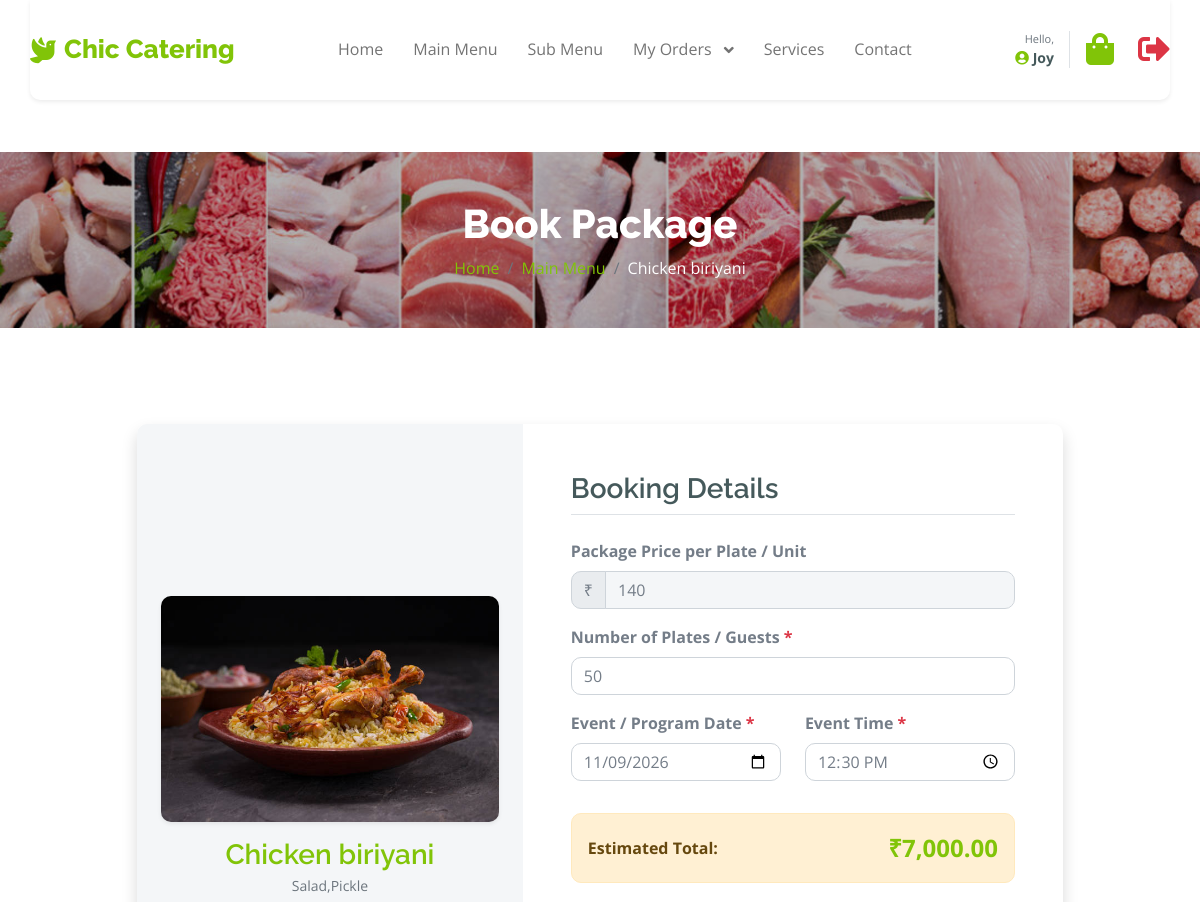
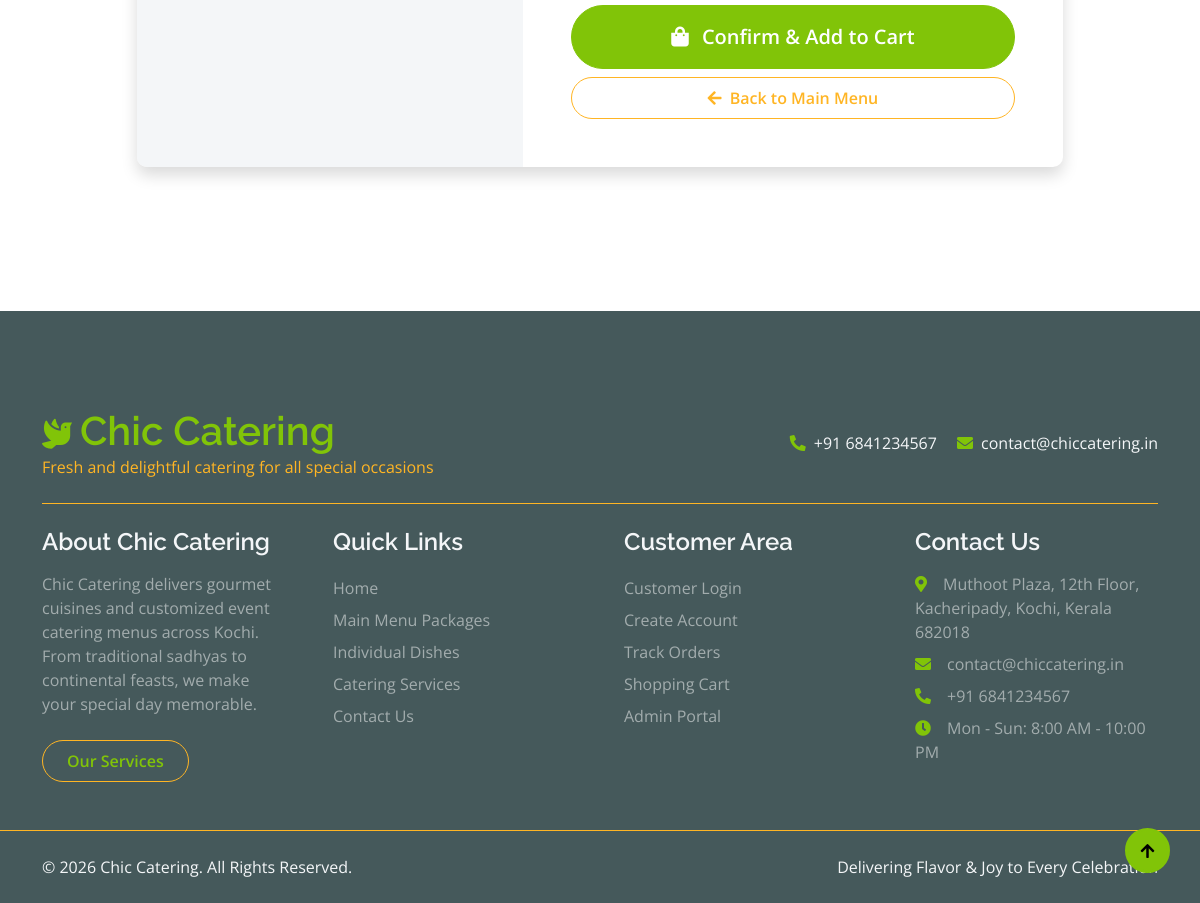
The page /customer/bookingmenu.php?mid=1 (signed in) on the database its author committed (2 pictures, top to bottom).
### tables this page shows
CREATE TABLE `menu` (
  `mid` int NOT NULL AUTO_INCREMENT,
  `mname` varchar(30) NOT NULL,
  `mimage` varchar(100) NOT NULL,
  `mprice` int NOT NULL,
  `description` text NOT NULL,
  `status` int NOT NULL DEFAULT '1',
  PRIMARY KEY (`mid`)
);

### classes/DataAccess.class.php (called while the page is built, shortened)
<?php
class DataAccess
{
	private $_con,$_query,$_errors;
	public function __construct()
	{
		if(!$this->_con=mysqli_connect(DB_HOST,DB_USER,DB_PASSWORD,DB_NAME))
		{
			die("connection Error");
		}
	}
	public function query($query)
	{
		if(isset($query))
		{
			$words=explode(' ',$query);
			$this->_query=$query;
			$res=mysqli_query($this->_con,$this->_query);
			if($words[0]=='select' || $words[0]=='Select' || $words[0]=='SELECT')
			{
				if(mysqli_num_rows($res))
				{
					$dataArr=array();
					while($row=mysqli_fetch_assoc($res))
					{
						$dataArr[] = $row;
					}
					return $dataArr;
				}
				else
				{
					return false;
				}
			}
		}
	}
}
?>

### customer/bookingmenu.php (the view, shortened to what this page needs)
<?php
require('head.php');
$mid = isset($_GET['mid']) ? intval($_GET['mid']) : 0;
$menuData = $dao->query("SELECT * FROM menu WHERE mid = " . $mid);
$menu = $menuData[0];
?>
<div class="container-fluid page-header py-5">
    <h1 class="text-center text-white display-6">Book Package</h1>
    <ol class="breadcrumb justify-content-center mb-0">
        <li class="breadcrumb-item"><a href="index.php">Home</a></li>
        <li class="breadcrumb-item"><a href="menu.php">Main Menu</a></li>
        <li class="breadcrumb-item active text-white"><?= htmlspecialchars($menu["mname"]) ?></li>
    </ol>
</div>
<div class="container-fluid py-5">
    <div class="container py-5">
        <div class="row justify-content-center">
            <div class="col-lg-10">
                <div class="card shadow border-0 rounded overflow-hidden">
                    <div class="row g-0">
                        <div class="col-md-5 bg-light d-flex flex-column align-items-center justify-content-center p-4">
                            <img src="<?= BASE_URL . 'menu_images/' . htmlspecialchars($menu['mimage']); ?>" class="img-fluid rounded shadow-sm mb-3" style="max-height: 300px; width: 100%; object-fit: cover;" alt="<?= htmlspecialchars($menu['mname']) ?>" />
                            <div class="text-center">
                                <h3 class="text-primary mb-1"><?= htmlspecialchars($menu["mname"]) ?></h3>
                                <p class="text-muted small mb-0"><?= htmlspecialchars($menu["description"]) ?></p>
                            </div>
                        </div>
                        <div class="col-md-7 p-4 p-lg-5">
                            <h3 class="mb-4 pb-2 border-bottom">Booking Details</h3>
                            <form action="" method="POST">
                                <div class="mb-3">
                                    <label for="price_display" class="form-label fw-bold">Package Price per Plate / Unit</label>
                                    <div class="input-group">
                                        <span class="input-group-text">₹</span>
                                        <input type="text" id="price_display" class="form-control bg-light" value="<?= htmlspecialchars($menu["mprice"]) ?>" readonly>
                                    </div>
                                </div>
                                <div class="mb-3">
                                    <label for="qty" class="form-label fw-bold">Number of Plates / Guests <span class="text-danger">*</span></label>
                                    <input type="number" id="qty" name="qty" class="form-control" min="1" value="50" required oninput="calcTotal()">
                                </div>
                                <div class="row">
                                    <div class="col-md-6 mb-3">
                                        <label for="pdate" class="form-label fw-bold">Event / Program Date <span class="text-danger">*</span></label>
                                        <input type="date" id="pdate" name="pdate" class="form-control" required min="<?= date('Y-m-d'); ?>" value="<?= date('Y-m-d', strtotime('+1 day')); ?>">
                                    </div>
                                    <div class="col-md-6 mb-3">
                                        <label for="tme" class="form-label fw-bold">Event Time <span class="text-danger">*</span></label>
                                        <input type="time" id="tme" name="tme" class="form-control" required value="12:30">
                                    </div>
                                </div>
                                <div class="alert alert-secondary d-flex justify-content-between align-items-center mt-3">
                                    <span class="fw-bold">Estimated Total:</span>
                                    <span class="fs-4 text-primary fw-bold" id="est_total">₹<?= number_format(floatval($menu["mprice"]) * 50, 2) ?></span>
                                </div>
                                <div class="d-grid gap-2 mt-4">
                                    <button type="submit" name="btn_insert" class="btn btn-primary btn-lg rounded-pill text-white py-3">
                                        <i class="fa fa-shopping-bag me-2"></i> Confirm & Add to Cart
                                    </button>
                                    <a href="menu.php" class="btn btn-outline-secondary rounded-pill py-2">
                                        <i class="fa fa-arrow-left me-1"></i> Back to Main Menu
                                    </a>
                                </div>
                            </form>
                        </div>
                    </div>
                </div>
            </div>
        </div>
    </div>
</div>
<?php require('footer.php'); ?>

### customer/head.php (shortened to what this page needs)
<!DOCTYPE html>
<html lang="en">
<?php
$dao = new DataAccess();
$currentPage = basename($_SERVER['PHP_SELF']);
$isLoggedIn = isset($_SESSION['email']);
$userName = "";
if ($isLoggedIn) {
    $userEmail = $_SESSION['email'];
    $uQuery = "SELECT * FROM login WHERE lemail='" . addslashes($userEmail) . "'";
    $uResult = $dao->query($uQuery);
    if (!empty($uResult)) {
        $userName = $uResult[0]['fname'] ?? '';
    }
}
?>
<head>
    <link rel="stylesheet" href="https://use.fontawesome.com/releases/v5.15.4/css/all.css"/>
    <link href="https://cdn.jsdelivr.net/npm/bootstrap-icons@1.4.1/font/bootstrap-icons.css" rel="stylesheet">
    <link href="lib/lightbox/css/lightbox.min.css" rel="stylesheet">
    <link href="lib/owlcarousel/assets/owl.carousel.min.css" rel="stylesheet">
    <link href="css/bootstrap.min.css" rel="stylesheet">
    <link href="css/style.css" rel="stylesheet">
    <link href="css/app-responsive.css" rel="stylesheet">
</head>
<body>
    <div class="container-fluid fixed-top">
        <div class="container px-0">
            <nav class="navbar navbar-light bg-white navbar-expand-lg shadow-sm rounded-bottom py-2 py-lg-3">
                <div class="d-flex align-items-center justify-content-between w-100 px-3 px-lg-0">
                    <a href="index.php" class="navbar-brand py-0 my-0">
                        <h1 class="text-primary display-6 mb-0" style="font-size: clamp(20px, 4vw, 26px);">
                            <i class="fa fa-dove text-primary me-2"></i>Chic Catering
                        </h1>
                    </a>
                    <div class="collapse navbar-collapse bg-white" id="navbarCollapse">
                        <div class="navbar-nav mx-auto">
                            <a href="index.php" class="nav-item nav-link <?= ($currentPage === 'index.php') ? 'active' : '' ?>">
                                <i class="fa fa-home d-lg-none me-2 text-primary"></i>Home
                            </a>
                            <a href="menu.php" class="nav-item nav-link <?= ($currentPage === 'menu.php') ? 'active' : '' ?>">
                                <i class="fa fa-utensils d-lg-none me-2 text-primary"></i>Main Menu
                            </a>
                            <a href="submenu.php" class="nav-item nav-link <?= (in_array($currentPage, ['submenu.php', 'items.php'])) ? 'active' : '' ?>">
                                <i class="fa fa-th-large d-lg-none me-2 text-primary"></i>Sub Menu
                            </a>
                            <?php if ($isLoggedIn): ?>
                                <div class="nav-item dropdown">
                                    <a href="#" class="nav-link dropdown-toggle <?= (in_array($currentPage, ['order.php', 'orders.php', 'delivered.php', 'cancelled.php'])) ? 'active' : '' ?>" data-bs-toggle="dropdown">
                                        <i class="fa fa-clipboard-list d-lg-none me-2 text-primary"></i>My Orders
                                    </a>
                                </div>
                            <?php endif; ?>
                            <a href="service.php" class="nav-item nav-link <?= ($currentPage === 'service.php') ? 'active' : '' ?>">
                                <i class="fa fa-concierge-bell d-lg-none me-2 text-primary"></i>Services
                            </a>
                            <a href="contact.php" class="nav-item nav-link <?= ($currentPage === 'contact.php') ? 'active' : '' ?>">
                                <i class="fa fa-envelope d-lg-none me-2 text-primary"></i>Contact
                            </a>
                        </div>
                        <div class="d-none d-lg-flex align-items-center m-3 me-0">
                            <?php if ($isLoggedIn): ?>
                                <div class="user-greeting me-3 text-end">
                                    <small class="text-muted d-block" style="font-size: 11px;">Hello,</small>
                                    <span class="fw-bold text-dark"><i class="fa fa-user-circle text-primary me-1"></i><?= htmlspecialchars($userName) ?></span>
                                </div>
                                <a href="cart.php" class="position-relative me-4 my-auto text-primary" title="Shopping Cart">
                                    <i class="fa fa-shopping-bag fa-2x"></i>
                                </a>
                                <a href="index.php?logout=true" class="my-auto text-danger" title="Logout">
                                    <i class="fas fa-sign-out-alt fa-2x"></i>
                                </a>
                            <?php endif; ?>
                        </div>
                    </div>
                </div>
            </nav>
        </div>
    </div>

### customer/css/style.css (style rules this page uses)
.btn { font-weight: 600; transition: .5s; }
.fixed-top { transition: 0.5s; background: var(--bs-white); border: 0; }
.navbar .navbar-nav .nav-link { padding: 10px 15px; font-size: 16px; transition: .5s; }
.navbar { height: 100px; border-bottom: 1px solid rgba(255, 255, 255, .1); }
.navbar .dropdown-toggle::after { border: none; content: "\f107"; font-family: "Font Awesome 5 Free"; font-weight: 700; vertical-align: middle; margin-left: 8px; }
.page-header { position: relative; background: linear-gradient(rgba(0, 0, 0, 0.3), rgba(0, 0, 0, 0.3)), url('../img/banner-meat.jpg'); background-position: center center; background-repeat: no-repeat; background-size: cover; }
@media (min-width: 992px) { .hero-header, .page-header { margin-top: 152px !important; } }

### customer/css/app-responsive.css (style rules this page uses)
:root { --app-primary: #81C408; --app-primary-dark: #6ea106; --app-dark: #202020; --app-bg: #f8f9fa; --app-tab-height: 64px; }
html { -webkit-text-size-adjust: 100%; scroll-behavior: smooth; }

### customer/head.php (style rules this page uses)
.navbar-brand h1 { font-size: 26px; margin: 0; display: flex; align-items: center; }
.user-greeting { font-size: 14px; color: #495057; padding-right: 15px; border-right: 1px solid #dee2e6; }

### rows shown on the page
menu: mname "Chicken biriyani", mimage (picture), description "Salad,Pickle", mprice "140", floatval($menu['mprice'])*50 "7,000.00"

### other values the page prints
$userName "Joy"
